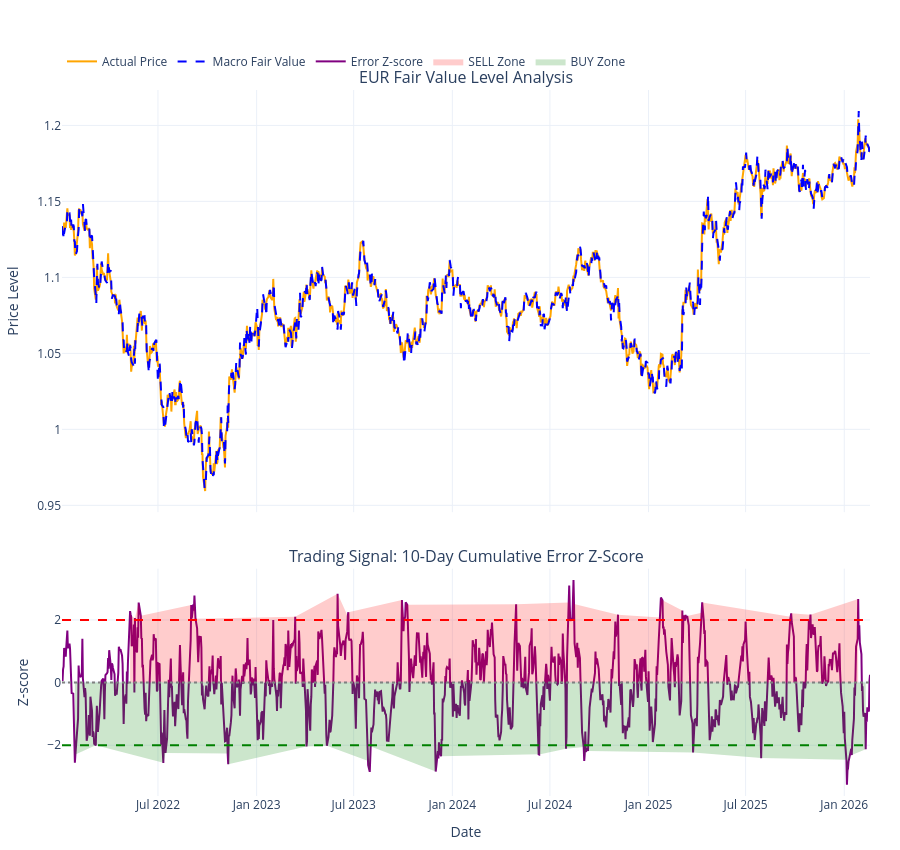

Notebook source saved alongside this figure:
### Code cell
from src.stage2_fair_value_runner import run_stage2_fair_value

res_df = run_stage2_fair_value(
    "eur",
    start_date="2022-01-01",
)
res_df.tail()

### Figure 1 — Plotly figure (JSON) as saved in the notebook; plotly's stock layout.template omitted (floating-point values rounded to 4 significant figures; data arrays with more than 128 entries replaced by an {"elided": "..."} marker saying what was removed)
{"data": [{"line": {"color": "orange", "width": 2}, "mode": "lines", "name": "Actual Price", "type": "scatter", "x": {"elided": "1078 str values"}, "xaxis": "x", "y": {"elided": "1078 float values"}, "yaxis": "y"}, {"line": {"color": "blue", "dash": "dash", "width": 2}, "mode": "lines", "name": "Macro Fair Value", "type": "scatter", "x": {"elided": "1078 str values"}, "xaxis": "x", "y": {"elided": "1078 float values"}, "yaxis": "y"}, {"line": {"color": "purple", "width": 2}, "mode": "lines", "name": "Error Z-score", "type": "scatter", "x": {"elided": "1078 str values"}, "xaxis": "x2", "y": {"elided": "1078 float values"}, "yaxis": "y2"}, {"fill": "tozeroy", "fillcolor": "rgba(255, 0, 0, 0.20)", "hoverinfo": "skip", "line": {"width": 0}, "mode": "lines", "name": "SELL Zone", "type": "scatter", "x": {"elided": "1078 str values"}, "xaxis": "x2", "y": {"elided": "1078 float values"}, "yaxis": "y2"}, {"fill": "tozeroy", "fillcolor": "rgba(0, 128, 0, 0.20)", "hoverinfo": "skip", "line": {"width": 0}, "mode": "lines", "name": "BUY Zone", "type": "scatter", "x": {"elided": "1078 str values"}, "xaxis": "x2", "y": {"elided": "1078 float values"}, "yaxis": "y2"}], "layout": {"annotations": [{"font": {"size": 16}, "showarrow": false, "text": "EUR Fair Value Level Analysis", "x": 0.5, "xanchor": "center", "xref": "paper", "y": 1, "yanchor": "bottom", "yref": "paper"}, {"font": {"size": 16}, "showarrow": false, "text": "Trading Signal: 10-Day Cumulative Error Z-Score", "x": 0.5, "xanchor": "center", "xref": "paper", "y": 0.322, "yanchor": "bottom", "yref": "paper"}], "height": 850, "legend": {"orientation": "h", "x": 0, "xanchor": "left", "y": 1.02, "yanchor": "bottom"}, "margin": {"b": 50, "l": 60, "r": 30, "t": 90}, "shapes": [{"line": {"color": "red", "dash": "dash"}, "type": "line", "x0": 0, "x1": 1, "xref": "x2 domain", "y0": 2, "y1": 2, "yref": "y2"}, {"line": {"color": "green", "dash": "dash"}, "type": "line", "x0": 0, "x1": 1, "xref": "x2 domain", "y0": -2, "y1": -2, "yref": "y2"}, {"line": {"color": "grey", "dash": "dot"}, "type": "line", "x0": 0, "x1": 1, "xref": "x2 domain", "y0": 0, "y1": 0, "yref": "y2"}], "xaxis": {"anchor": "y", "domain": [0, 1], "matches": "x2", "showticklabels": false}, "xaxis2": {"anchor": "y2", "domain": [0, 1], "title": {"text": "Date"}}, "yaxis": {"anchor": "x", "domain": [0.402, 1], "title": {"text": "Price Level"}}, "yaxis2": {"anchor": "x2", "domain": [0, 0.322], "title": {"text": "Z-score"}}}}
